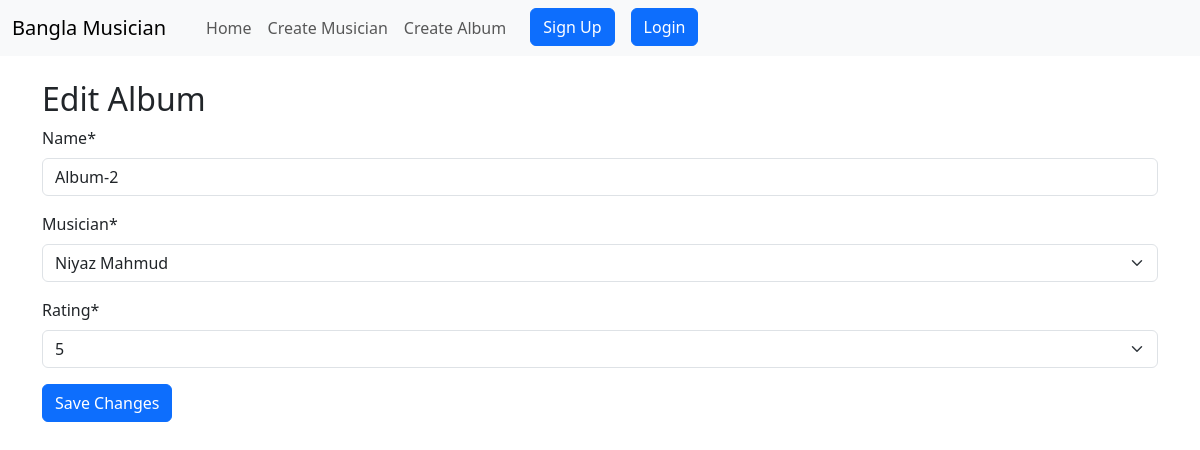
Page /album/edit/2/ on the committed database.
### album/models.py (models this page shows, shortened)
class Album(models.Model):
    name = models.CharField(max_length=100)
    musician = models.ForeignKey(Musician, on_delete=models.CASCADE)
    release_date = models.DateTimeField(auto_now=True)
    rating = models.IntegerField(choices=[(i, i) for i in range(1, 6)])

### album/views.py (the view)
# urls.py: path('edit/<int:id>/', views.edit_album, name='edit_album'),
def edit_album(request, id):
    album = Album.objects.filter(id=id).first()
    form = AlbumForm(instance=album)
    if request.method == "POST":
        form = AlbumForm(request.POST, instance=album)
        if form.is_valid():
            form.save()
        return redirect("home")
    return render(request, "./album/edit_album.html", {"form": form})

### album/forms.py
class AlbumForm(forms.ModelForm):
    class Meta:
        model = Album
        fields = '__all__'

### musician/models.py (called while the page is built)
    def __str__(self):
        return f"{self.first_name} {self.last_name}"

### album/templates/album/edit_album.html (shortened to what this page needs)
{% extends 'base.html' %} {% block content %}
<h2>Edit Album</h2>
<form method="post">
    {% load crispy_forms_tags %}
    {{ form|crispy }}
    <button type="submit" class="btn btn-primary">Save Changes</button>
</form>
{% endblock %}

### rows in the picture
Album: name "Album-2", musician "Niyaz Mahmud", rating "5"
